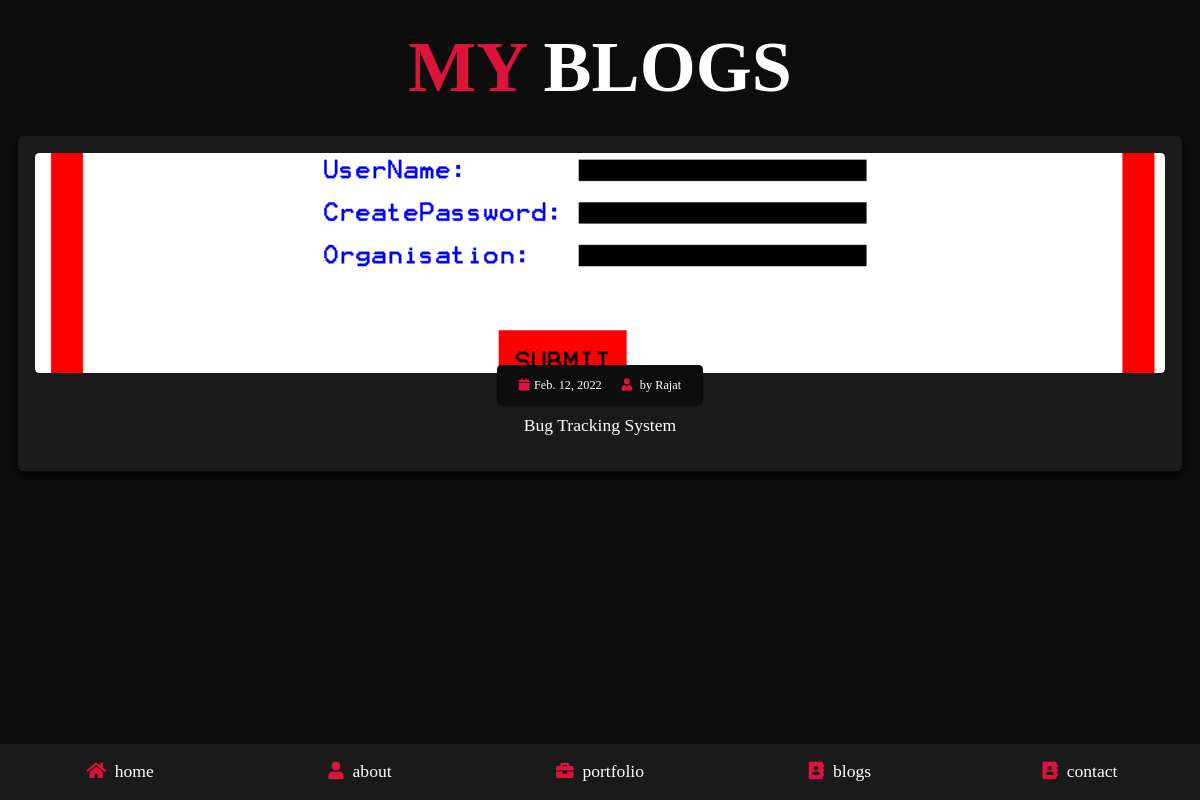
The app's page /rajat/ with its own data.
### home/models.py (models this page shows)
class blog(models.Model):
    title=models.CharField(max_length=100)
    date_added=models.DateField(auto_now_add=True)
    author_name=models.CharField(max_length=100,default="unknown")
    feature_image=models.ImageField(upload_to="media",blank=True)
    desc=tinymce_models.HTMLField()
    slug=AutoSlugField(populate_from='title',unique=True,default=None)
    class meta:
        ordering=['-date_added']

### mywebsite/views.py (the view)
# urls.py: path('<slug:slug>/',views.myblog,name='blog_detail'),
def myblog(request,slug):
    blugs=blog.objects.get(slug=slug)
    return render(request,"blog_details.html",{'bl':blugs})

### templates/blog_details.html
{% extends "navbar.html" %}
{% block content %}
<section class="blogs" id="blogs">
    <h1 class="heading"> <span>my</span> blogs </h1>
    <div class="box-container">
        <div class="box">
            <div class="image">
                <img src="/media/{{bl.feature_image}}" alt="">
            </div>
            <div class="content">
                <div class="icons">
                    <a href="#"> <i class="fas fa-calendar"></i>{{bl.date_added}}</a>
                    <a href="#"> <i class="fas fa-user"></i> by {{bl.author_name}} </a>
                </div>
                <h3>{{bl.title}}</h3>
                <p>{{bl.desc|safe}}</p>
            </div>
        </div>
    </div>
</section>
{% endblock %}

### static/css/mystyle.css (style rules this page uses)
* { font-family: "cosmic Sans MS",Times; margin: 0; padding: 0; -webkit-box-sizing: border-box; box-sizing: border-box; text-decoration: none; outline: none; border: none; }
html { font-size: 62.5%; overflow-x: hidden; }
body { background: #0d0d0d; padding-bottom: 6.5rem; }
section { padding: 5rem 9%; }
.heading { text-align: center; font-size: 6vw; color: #fff; margin-bottom: 3rem; text-transform: uppercase; }
.heading span { text-transform: uppercase; color: crimson; }
.blogs .box-container { display: -ms-grid; display: grid; -ms-grid-columns: (minmax(31rem, 1fr))[auto-fit]; grid-template-columns: repeat(auto-fit, minmax(31rem, 1fr)); gap: 1.5rem; }
.blogs .box-container .box { text-align: center; padding: 2rem; border-radius: .5rem; background: #1a1a1a; -webkit-box-shadow: 0 0.5rem 1rem rgba(0, 0, 0, 0.7); box-shadow: 0 0.5rem 1rem rgba(0, 0, 0, 0.7); }
.blogs .box-container .box .image { height: 25rem; width: 100%; border-radius: .5rem; overflow: hidden; }
.blogs .box-container .box .image img { height: 100%; width: 100%; -o-object-fit: cover; object-fit: cover; -webkit-transition: .2s linear; transition: .2s linear; }
.blogs .box-container .box .content .icons { position: relative; top: -1rem; border-radius: .5rem; padding: 1.5rem; display: inline-block; background: #0d0d0d; }
.blogs .box-container .box .content .icons a { font-size: 1.4rem; margin: 0 1rem; color: #fff; }
.blogs .box-container .box .content .icons a i { padding-right: .5rem; color: crimson; }
.blogs .box-container .box .content h3 { font-size: 2rem; color: #fff; font-weight: normal; }
.blogs .box-container .box .content p { font-size: 1.5rem; color: #aaa; padding: 1rem 0; line-height: 2; }
@media (max-width: 1200px) { html { font-size: 55%; } }
@media (max-width: 1200px) { section { padding: 3rem 2rem; } }

### records on screen
blog: feature_image (picture), date_added "Feb. 12, 2022", author_name "Rajat", title "Bug Tracking System"
